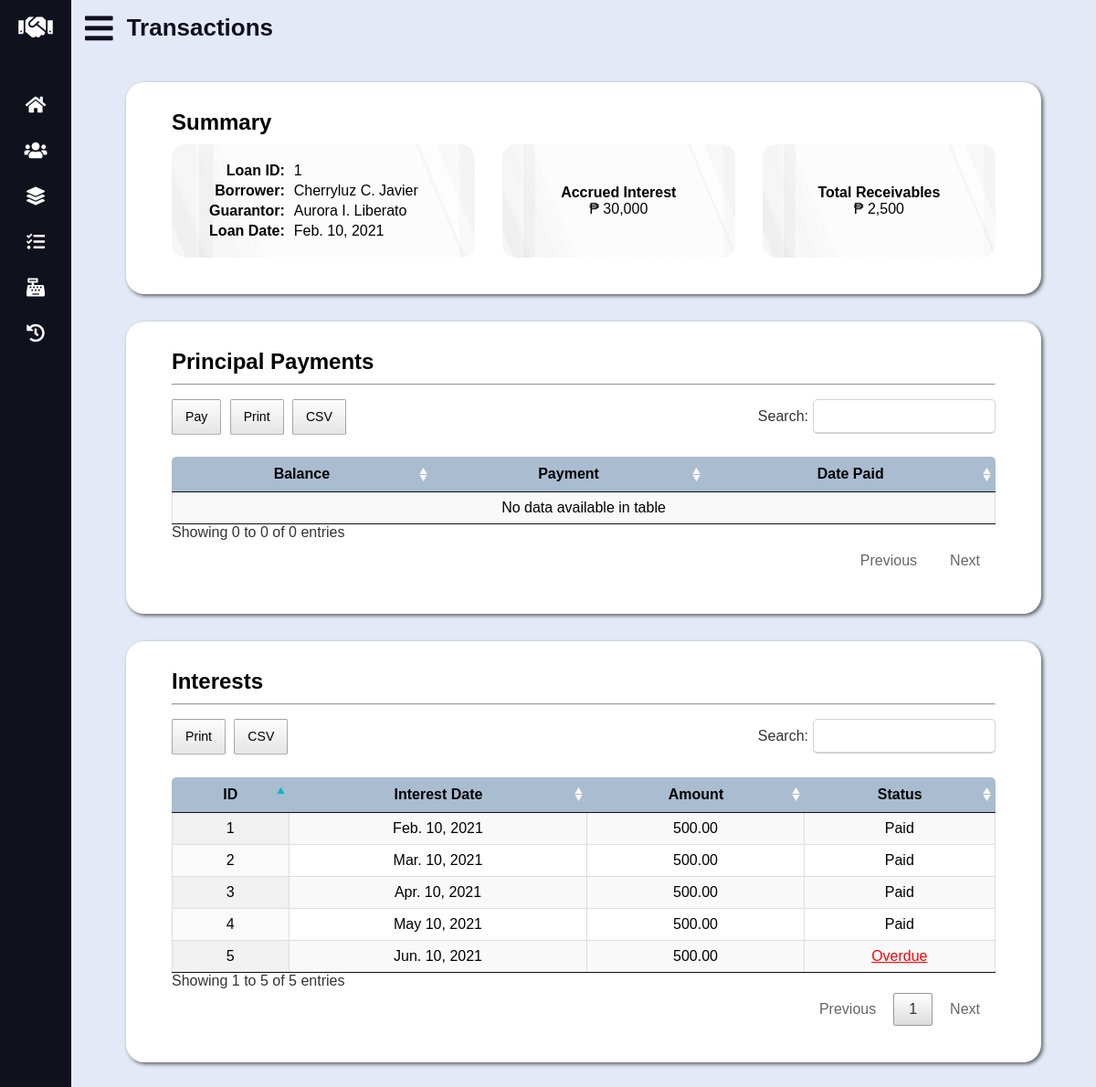
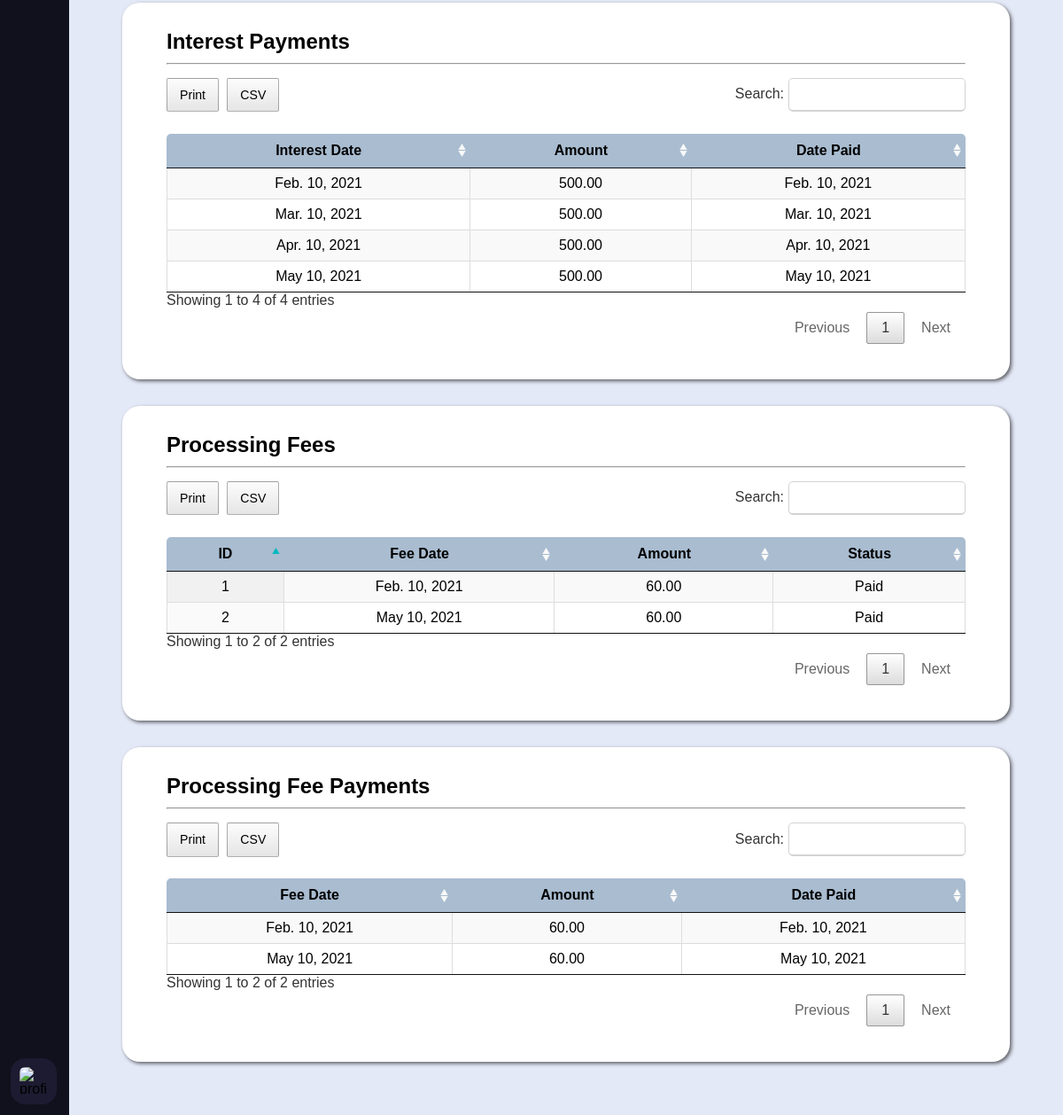
The page /loan-details.php?id=1 on the database its author committed (2 pictures, top to bottom).
### tables this page shows
CREATE TABLE `loan` (
	`loan_id` INT UNSIGNED AUTO_INCREMENT PRIMARY KEY,
	`borrower_id` INT UNSIGNED NOT NULL,
	`guarantor_id` INT UNSIGNED NOT NULL,
	`loan_date_time` DATETIME NOT NULL,
	`principal` DECIMAL(10, 2) NOT NULL,
	`status` ENUM('Active', 'Closed') DEFAULT 'Active' NOT NULL,

	CONSTRAINT fk_loan_borrower_id FOREIGN KEY (`borrower_id`)
		REFERENCES `data_subject` (`data_subject_id`)
		ON UPDATE CASCADE
		ON DELETE RESTRICT,
	CONSTRAINT fk_loan_guarantor_id FOREIGN KEY (`guarantor_id`)
		REFERENCES `guarantor` (`guarantor_id`)
		ON UPDATE CASCADE
		ON DELETE RESTRICT
);

CREATE TABLE `interest` (
	`interest_id` INT UNSIGNED AUTO_INCREMENT PRIMARY KEY,
	`interest_date` DATE NOT NULL,
	`amount` DECIMAL(8, 2) NOT NULL,
	`status` ENUM('Paid', 'Pending', 'Overdue', 'Late') DEFAULT 'Pending' NOT NULL,
	`loan_id` INT UNSIGNED NOT NULL,

	CONSTRAINT fk_interest_loan_id FOREIGN KEY (`loan_id`)
		REFERENCES `loan` (`loan_id`)
		ON UPDATE CASCADE
		ON DELETE RESTRICT
);

CREATE TABLE `interest_payment` (
	`interest_payment_id` INT UNSIGNED AUTO_INCREMENT PRIMARY KEY,
	`amount` DECIMAL(10, 2) NOT NULL,
	`date_time_paid` DATETIME NOT NULL DEFAULT (NOW()),
	`interest_id` INT UNSIGNED NOT NULL,

	CONSTRAINT fk_interest_payment_interest_id FOREIGN KEY (`interest_id`)
		REFERENCES `interest` (`interest_id`)
		ON UPDATE CASCADE
		ON DELETE RESTRICT
);

CREATE TABLE `processing_fee` (
	`processing_fee_id` INT UNSIGNED AUTO_INCREMENT PRIMARY KEY,
	`processing_fee_date` DATE NOT NULL,
	`amount` DECIMAL(8, 2) NOT NULL,
	`status` ENUM('Paid', 'Pending') DEFAULT 'Pending' NOT NULL,
	`loan_id` INT UNSIGNED NOT NULL,

	CONSTRAINT fk_processing_fee_loan_id FOREIGN KEY (`loan_id`)
		REFERENCES `loan` (`loan_id`)
		ON UPDATE CASCADE
		ON DELETE RESTRICT
);

CREATE TABLE `processing_fee_payment` (
	`processing_fee_payment_id` INT UNSIGNED AUTO_INCREMENT PRIMARY KEY,
	`amount` DECIMAL(10, 2) NOT NULL,
	`date_time_paid` DATETIME NOT NULL DEFAULT (NOW()),
	`processing_fee_id` INT UNSIGNED NOT NULL,

	CONSTRAINT fk_processing_fee_payment_processing_fee_id FOREIGN KEY (`processing_fee_id`)
		REFERENCES `processing_fee` (`processing_fee_id`)
		ON UPDATE CASCADE
		ON DELETE RESTRICT
);

### lib/database-handler.php (called while the page is built, shortened)
<?php
class Database {
	private $host = DB_HOST;
	private $dbname = DB_NAME;
	private $charset = DB_CHARSET;
	private $user = DB_USER;
	private $password = DB_PASSWORD;
	private $dbh;
	private $stmt;
	public function __construct() {
		$dsn = "mysql:host=".$this->host.";charset=".$this->charset.";dbname=".$this->dbname;
		$options = array (
			PDO::ATTR_PERSISTENT => true,
			PDO::ATTR_ERRMODE => PDO::ERRMODE_EXCEPTION,
			PDO::ATTR_ORACLE_NULLS => PDO::NULL_NATURAL
		);
		try {
			$this->dbh = new PDO($dsn, $this->user, $this->password, $options);
		}
		catch (PDOException $e) {
			$this->error = $e->getMessage()." in ".$e->getFile()." on line ".$e->getLine();
			$this->terminate();
		}
	}
	public function query($query) {
		$this->stmt = $this->dbh->prepare($query);
	}
	public function bind($param, $value, $type = null) {
		if (is_null($type)) {
			switch (true) {
				default:
					$type = PDO::PARAM_STR;
			}
		}
		$this->stmt->bindValue($param, $value, $type);
	}
	public function execute($message = "", $redirect = "") {
		try {
			return $this->stmt->execute();
		}
		catch (PDOException $e) {
			$this->logFile = "../src/log.txt";
			$this->error = $e->getMessage()." in ".$e->getFile()." on line ".$e->getLine();
			$this->logError();
		}
		finally {
			if ($redirect !== "") {
				$this->confirmQuery($message, $redirect);
			}
		}
	}
	public function resultSet() {
		$this->execute();
		return $this->stmt->fetchAll(PDO::FETCH_OBJ);
	}
	public function resultRecord() {
		$this->execute();
		return $this->stmt->fetch(PDO::FETCH_OBJ);
	}
	public function resultColumn() {
		$this->execute();
		return $this->stmt->fetchColumn();
	}
}

### models/Transaction.php (called while the page is built, shortened)
<?php
class Transaction {
	private $db;
	public function __construct() {
		$this->db = new Database();
	}
	public function getLoan($id) {
		$this->db->query("SELECT * FROM `loan` WHERE `loan_id` = ?");
		$this->db->bind(1, $id);
		return $this->db->resultRecord();
	}
	public function getPrincipalPayments($id) {
		$this->db->query("SELECT * FROM `principal_payment` WHERE `loan_id` = ?");
		$this->db->bind(1, $id);
		return $this->db->resultSet();
	}
	public function getInterests($id) {
		$this->db->query("SELECT * FROM `interest` WHERE `loan_id` = ?");
		$this->db->bind(1, $id);
		return $this->db->resultSet();
	}
	public function getInterestBalance($loan_id, $interest_id) {
		$this->db->query("CALL get_interest_balance(?, ?, @balance)");
		$this->db->bind(1, $loan_id);
		$this->db->bind(2, $interest_id);
		$this->db->execute();
		$this->db->query("SELECT @balance");
		return $this->db->resultColumn();
	}
	public function getInterestPayments($id) {
		$this->db->query("SELECT `interest_date`, `interest_payment`.`amount`, `date_time_paid` FROM `interest_payment` INNER JOIN `interest` USING (`interest_id`) WHERE `loan_id` = ?");
		$this->db->bind(1, $id);
		return $this->db->resultSet();
	}
	public function getProcessingFees($id) {
		$this->db->query("SELECT * FROM `processing_fee` WHERE `loan_id` = ?");
		$this->db->bind(1, $id);
		return $this->db->resultSet();
	}
	public function getProcessingFeePayments($id) {
		$this->db->query("SELECT `processing_fee_date`, `processing_fee_payment`.`amount`, `date_time_paid` FROM `processing_fee_payment` INNER JOIN `processing_fee` USING (`processing_fee_id`) WHERE `loan_id` = ?");
		$this->db->bind(1, $id);
		return $this->db->resultSet();
	}
}

### models/DataSubject.php (called while the page is built, shortened)
<?php
class DataSubject {
	private $db;
	public function __construct() {
		$this->db = new Database();
	}
	public function getName($id) {
		$this->db->query("SELECT CONCAT(`fname`, ' ', LEFT(`mname`, 1), '. ', `lname`) AS name FROM `data_subject` WHERE `data_subject_id` = ?");
		$this->db->bind(1, $id);
		return $this->db->resultColumn();
	}
}

### lib/conversion-util.php (called while the page is built, shortened)
<?php
class Converter {
	public function shortToLongDate($date) {
		$time_stamp = strtotime($date);
		$format = "M. j, Y";
		$formatted_date = date($format, $time_stamp);
		if (strpos($formatted_date, "May") !== false)
			$formatted_date = str_replace(".", "", $formatted_date);
		return $formatted_date;
	}
}

### loan-details.php (the view, shortened to what this page needs)
<?php
	if (isset($_GET["id"]))
		$id = $_GET["id"];
	else {
		echo "<script>alert('Sorry, something went wrong!');</script>";
		echo "<script>window.location.replace('transactions.php');</script>";
	}
	require_once "lib/database-handler.php";
	require_once "lib/conversion-util.php";
	require_once "models/Transaction.php";
	require_once "models/DataSubject.php";
	$converter = new Converter();
	$transaction = new Transaction();
	$data_subject = new DataSubject();
	$loan = $transaction->getLoan($id);
	$interests = $transaction->getInterests($id);
	$interest_payments = $transaction->getInterestPayments($id);
	$processing_fees = $transaction->getProcessingFees($id);
	$processing_fee_payments = $transaction->getProcessingFeePayments($id);
?>
<!DOCTYPE html>
<html lang="en">
<head>
	<link rel="stylesheet" type="text/css" href="css/all.min.css" />
	<link rel="stylesheet" type="text/css" href="css/datatables.min.css" />
	<link rel="stylesheet" type="text/css" href="css/tingle.min.css" />
	<link rel="stylesheet" type="text/css" href="css/style.css" />
	<link rel="stylesheet" type="text/css" href="css/vertical-nav-bar.css" />
	<link rel="stylesheet" type="text/css" href="css/tables.css" />
	<link rel="stylesheet" type="text/css" href="css/forms.css" />
	<link rel="stylesheet" type="text/css" href="css/loan-details.css" />
	<link rel="stylesheet" type="text/css" href="css/media-queries.css" />
</head>
<body>
	<main>
		<header>
			<i class="fas fa-bars"></i>
			<h2 class="text">Transactions</h2>
		</header>
		<section id="summary">
			<h3>Summary</h3>
			<div class="grid-wrapper">
				<table>
					<tr>
						<th>Loan ID:</th>
						<td><?php echo $id; ?></td>
					</tr>
					<tr>
						<th>Borrower:</th>
						<td><?php echo $data_subject->getName($loan->borrower_id); ?></td>
					</tr>
					<tr>
						<th>Guarantor:</th>
						<td><?php echo $data_subject->getName($loan->guarantor_id); ?></td>
					</tr>
					<tr>
						<th>Loan Date:</th>
						<td><?php echo $converter->shortToLongDate($loan->loan_date_time); ?></td>
					</tr>
				</table>
				<div id="accrued-interest">
					<h4>Accrued Interest</h4>
					<p><span>&#8369;</span> 30,000</p>
				</div>
				<div id="total-receivables">
					<h4>Total Receivables</h4>
					<p><span>&#8369;</span> 2,500</p>
				</div>
			</div>
		</section>
		<section id="principal-payments">
			<h3>Principal Payments</h3>
			<hr />
			<table id="principal-payments-tbl" class="display cell-border" width="100%">
				<thead>
					<tr>
						<th>Balance</th>
						<th>Payment</th>
						<th>Date Paid</th>
					</tr>
				</thead>
				<tbody>
				</tbody>
			</table>
		</section>
		<section id="interests">
			<h3>Interests</h3>
			<hr />
			<table id="interests-tbl" class="display cell-border" width="100%">
				<thead>
					<tr>
						<th>ID</th>
						<th>Interest Date</th>
						<th>Amount</th>
						<th>Status</th>
					</tr>
				</thead>
				<tbody>
					<?php foreach ($interests as $i): ?>
					<tr>
						<td><?php echo $i->interest_id; ?></td>
						<td><?php echo $converter->shortToLongDate($i->interest_date); ?></td>
						<td><?php echo number_format($i->amount, 2, ".", ","); ?></td>
						<?php if ($i->status == "Paid" || $i->status == "Late"): ?>
						<td><?php echo $i->status; ?></td>
						<?php else: ?>
						<td>
							<a
								href="#"
								data-loan-id="<?php echo $id; ?>"
								data-interest-id="<?php echo $i->interest_id; ?>"
								data-interest-balance="<?php echo number_format($transaction->getInterestBalance($id, $i->interest_id), 2, ".", ","); ?>"
								>
								<?php echo $i->status; ?>
							</a>
						</td>
						<?php endif; ?>
					</tr>
					<?php endforeach; ?>
				</tbody>
			</table>
		</section>
		<section id="interest-payments">
			<h3>Interest Payments</h3>
			<hr />
			<table id="interest-payments-tbl" class="display cell-border" width="100%">
				<thead>
					<tr>
						<th>Interest Date</th>
						<th>Amount</th>
						<th>Date Paid</th>
					</tr>
				</thead>
				<tbody>
					<?php foreach ($interest_payments as $ip): ?>
					<tr>
						<td><?php echo $converter->shortToLongDate($ip->interest_date); ?></td>
						<td><?php echo number_format($ip->amount, 2, ".", ","); ?></td>
						<td><?php echo $converter->shortToLongDate($ip->date_time_paid); ?></td>
					</tr>
					<?php endforeach; ?>
				</tbody>
			</table>
		</section>
		<section id="processing-fees">
			<h3>Processing Fees</h3>
			<hr />
			<table id="processing-fees-tbl" class="display cell-border" width="100%">
				<thead>
					<tr>
						<th>ID</th>
						<th>Fee Date</th>
						<th>Amount</th>
						<th>Status</th>
					</tr>
				</thead>
				<tbody>
					<?php foreach ($processing_fees as $pf): ?>
					<tr>
						<td><?php echo $pf->processing_fee_id; ?></td>
						<td><?php echo $converter->shortToLongDate($pf->processing_fee_date); ?></td>
						<td><?php echo number_format($pf->amount, 2, ".", ","); ?></td>
						<?php if ($pf->status == "Paid"): ?>
						<td><?php echo $pf->status; ?></td>
						<?php endif; ?>
					</tr>
					<?php endforeach; ?>
				</tbody>
			</table>
		</section>
		<section id="processing-fee-payments">
			<h3>Processing Fee Payments</h3>
			<hr />
			<table id="processing-fee-payments-tbl" class="display cell-border" width="100%">
				<thead>
					<tr>
						<th>Fee Date</th>
						<th>Amount</th>
						<th>Date Paid</th>
					</tr>
				</thead>
				<tbody>
					<?php foreach ($processing_fee_payments as $pfp): ?>
					<tr>
						<td><?php echo $converter->shortToLongDate($pfp->processing_fee_date); ?></td>
						<td><?php echo number_format($pfp->amount, 2, ".", ","); ?></td>
						<td><?php echo $converter->shortToLongDate($pfp->date_time_paid); ?></td>
					</tr>
					<?php endforeach; ?>
				</tbody>
			</table>
		</section>
	</main>
</body>
</html>

### css/style.css (style rules this page uses)
:root { --athens-gray: #e8e9eb; --azureish-white: #dae8f5; --botticelli: #d4e1ee; --blue-chill: #0d8b90; --cyan: #03b8c0; --dark-purple: #1d1b31; --eden: #0d3b4c; --light-steel-blue: #a9bcd0; --link-water: #e4e9f7; --roman-silver: #787e87; --silver-sand: #c5c6c8; --xiketic: #11101d; }
* { box-sizing: border-box; font-family: "Poppins", sans-serif; margin: 0; padding: 0; }
html, body { height: 100%; }
main { background: var(--link-water); left: 280px; min-height: 100vh; position: relative; transition: all 0.5s ease; width: calc(100% - 280px); padding-bottom: 30px; }
main header { align-items: center; color: var(--xiketic); display: flex; font-size: 35px; height: 60px; overflow: hidden; }
main header .fa-bars { cursor: pointer; margin: 0 15px; }
h2 { font-size: 26px; font-weight: 600; }
h3 { font-size: 24px; margin: 10px 0; }
section { margin: 30px 60px; padding: 20px 50px 40px 50px; box-shadow: 2px 2px 4px rgba(0, 0, 0, 0.6); background-color: #fff; border-radius: 20px; }
hr { margin-bottom: 15px; }

### css/vertical-nav-bar.css (style rules this page uses)
nav { background: var(--xiketic); height: 100%; left: 0; position: fixed; top: 0; transition: all 0.5s ease; width: 280px; z-index: 100; }
nav.closed { width: 78px; }
nav h1 { align-items: center; display: flex; height: 60px; width: 100%; }
nav h1 .fa-handshake { color: #fff; font-size: 30px; height: 50px; line-height: 50px; min-width: 78px; text-align: center; }
nav .nav-links { height: 100%; overflow: auto; padding: 30px 0 150px 0; }
nav.closed .nav-links { overflow: visible; }
nav .nav-links li { list-style: none; position: relative; transition: all 0.4s ease; }
nav .nav-links li .parent-menu { align-items: center; display: flex; justify-content: space-between; }
nav.closed .nav-links li .parent-menu { display: block }
nav .nav-links li i { color: #fff; cursor: pointer; font-size: 20px; height: 50px; line-height: 50px; min-width: 78px; text-align: center; transition: all 0.3s ease; }
nav .nav-links li a { align-items: center; display: flex; text-decoration: none; }
nav .profile-details { align-items: center; background: var(--dark-purple); bottom: 0; display: flex; justify-content: flex-start; padding: 12px 0; position: fixed; transition: all 0.5s ease; width: 280px; }
nav.closed .profile-details { background: none; }
nav.closed .profile-details { width: 78px; }
nav .profile-details .profile-content { align-items: center; display: flex; }
nav .profile-details img { background: var(--dark-purple); border-radius: 16px; height: 52px; margin: 0 14px 0 12px; object-fit: cover; transition: all 0.5s ease; width: 52px; }
nav.closed .profile-details img { padding: 10px; }
nav.closed ~ main { left: 78px; width: calc(100% - 78px); }

### css/tables.css (style rules this page uses)
table { padding-top: 20px; text-align: center; }
table thead th { font-family: "Poppins Regular", sans-serif; background-color: var(--light-steel-blue); }
table thead th:first-child { border-radius: 5px 0 0 0; }
table thead th:last-child { border-radius: 0 5px 0 0; }
.fas, .far, #new-guarantor table tr:hover { cursor: pointer; }

### rows shown on the page
loan: loan_date_time "Feb. 10, 2021"
interest: interest_id "1", interest_date "Feb. 10, 2021", amount "500.00", status "Paid"
interest: interest_id "2", interest_date "Mar. 10, 2021", amount "500.00", status "Paid"
interest: interest_id "3", interest_date "Apr. 10, 2021", amount "500.00", status "Paid"
interest: interest_id "4", interest_date "May 10, 2021", amount "500.00", status "Paid"
interest: interest_id "5", interest_date "Jun. 10, 2021", amount "500.00", status "Overdue"
interest_payment: interest.interest_date "Feb. 10, 2021", amount "500.00", date_time_paid "Feb. 10, 2021"
interest_payment: interest.interest_date "Mar. 10, 2021", amount "500.00", date_time_paid "Mar. 10, 2021"
interest_payment: interest.interest_date "Apr. 10, 2021", amount "500.00", date_time_paid "Apr. 10, 2021"
interest_payment: interest.interest_date "May 10, 2021", amount "500.00", date_time_paid "May 10, 2021"
processing_fee: processing_fee_id "1", processing_fee_date "Feb. 10, 2021", amount "60.00", status "Paid"
processing_fee: processing_fee_id "2", processing_fee_date "May 10, 2021", amount "60.00", status "Paid"
processing_fee_payment: processing_fee.processing_fee_date "Feb. 10, 2021", amount "60.00", date_time_paid "Feb. 10, 2021"
processing_fee_payment: processing_fee.processing_fee_date "May 10, 2021", amount "60.00", date_time_paid "May 10, 2021"

### other values the page prints
$id "1"
$data_subject->getName($loan->borrower_id) "Cherryluz C. Javier"
$data_subject->getName($loan->guarantor_id) "Aurora I. Liberato"
